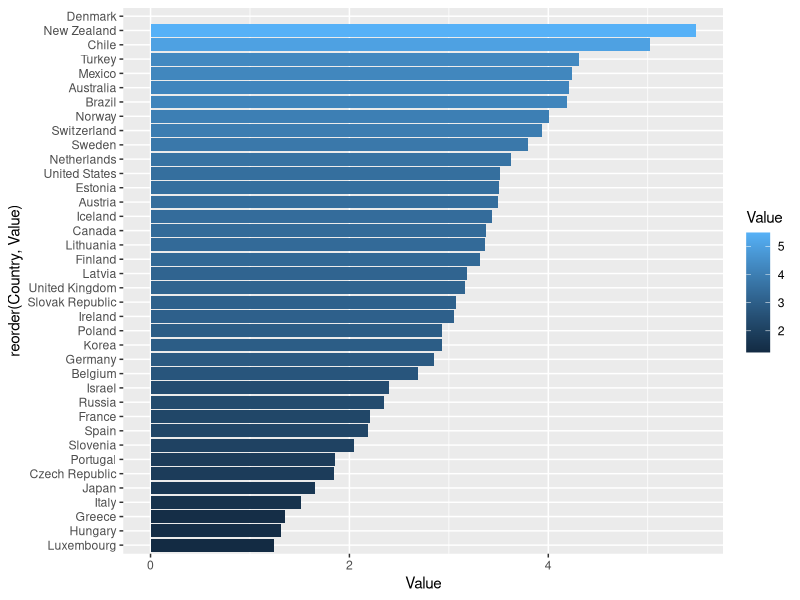

The R script that drew this image:
install.packages("tidyverse")
library("tidyverse")

##Public expenditure on education as percentage of total government expenditure

expenditures <- read.csv("Data/EAG_FIN_RATIO_CATEGORY_23012019145211397.csv",
                         sep = ",",header = TRUE,
                         dec = ".")

View(expenditures)
names(expenditures)

##Narrow it down to tertiary education expenditures

tertiaryexp <- filter(expenditures, 
                      Education.level.and.programe.orientation == "Total tertiary education (ISCED2011 levels 5 to 8)")

##Narrow it down to tertiary education expenditures in 2015

tertiaryexp <- filter(expenditures, 
Education.level.and.programe.orientation == "Total tertiary education (ISCED2011 levels 5 to 8)",
Year == 2015, Institution.type == "All sectors")

names(tertiaryexp)

##Keep only the country and the total amount dedicated to tertiary education expenditures

tertiaryexpsimple <- tertiaryexp[c(2,15)]

##Graphs

tertiaryexpsimple %>%
  ggplot() +
  geom_bar(aes(x = reorder(Country, Value), y = Value, fill = Value), stat = "identity", 
           position = position_stack(reverse = TRUE)) +  
  coord_flip() +
  theme()

